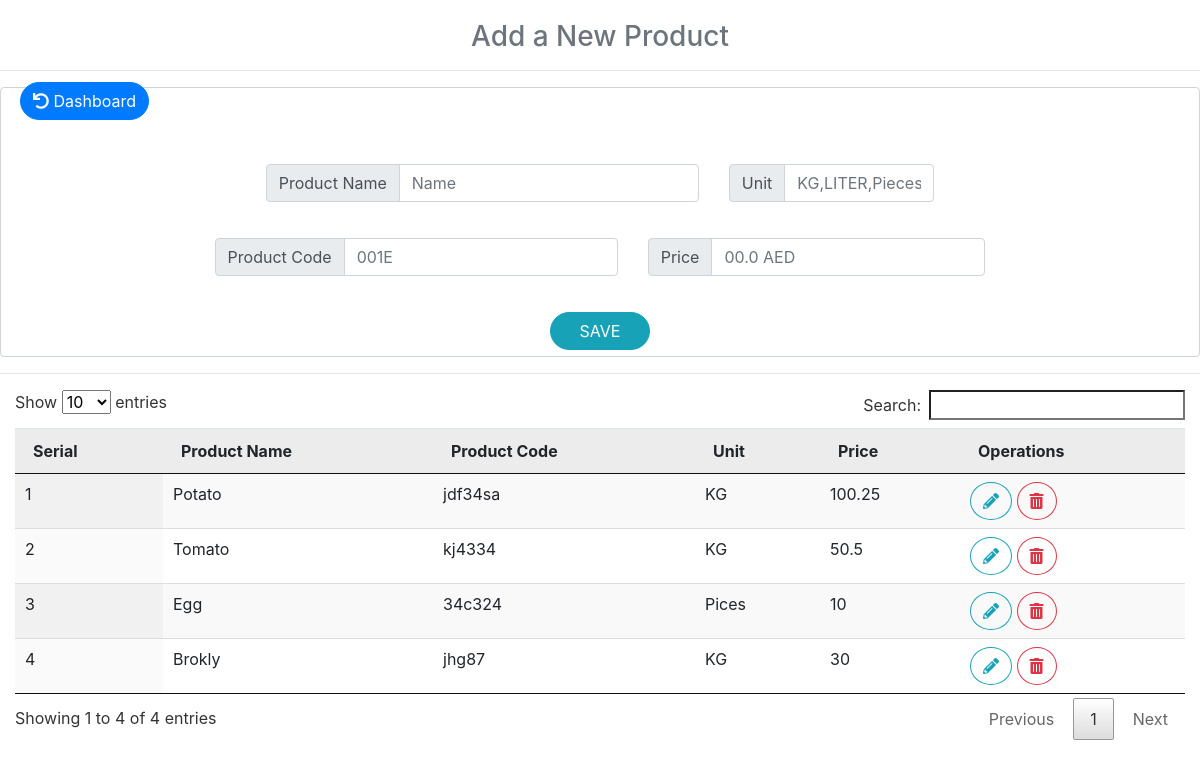
Screenshot of /view/product.php with the database file from the repository.
### tables this page shows
CREATE TABLE `product` (
  `id` int(11) NOT NULL,
  `product_name` varchar(30) NOT NULL,
  `Product_code` varchar(30) NOT NULL,
  `unit` varchar(10) NOT NULL,
  `price` varchar(30) NOT NULL
);

### model/database.php (called while the page is built, shortened)
<?php
class database{
     public function __construct(){
             $server = "localhost";
             $username = "root";
             $password = "";
             try {
                 $this->con = new PDO("mysql:host=$server;dbname=shop", $username, $password);
             }
             catch (PDOException $err) {
                 echo "Connection failed: " . $err->getMessage();
             }
}
}

### model/product.php (called while the page is built, shortened)
<?php
include_once "database.php";
class product
{
    public function all()
    {
        $db = new database();
        $sql = "SELECT * from product";
        $stmt = $db->con->prepare($sql);
        $stmt->execute();
        $rs=$stmt->fetchAll(PDO::FETCH_ASSOC);
        return $rs;
    }
}

### view/product.php (the view, shortened to what this page needs)
<!DOCTYPE html>
<html lang="en">
<head>
    <link rel="stylesheet" href="../resource/css/bootstrap.css">
    <link rel="stylesheet" href="../resource/css/bootstrap-grid.css">
    <link rel="stylesheet" href="../resource/css/datatable.min.css">
    <link rel="stylesheet" href="../resource/web-fonts-with-css/css/fontawesome-all.min.css">
</head>
<body>
<h3 class="text-muted text-center" style="margin-top:20px">Add a New Product</h3>
<a role="button" href="../index.php" class="btn btn-primary" style="margin: 20px;position: absolute"><i
            class="fa fa-undo"></i> Dashboard</a>
<hr>
<form action="../controller/product_ctrl.php" method="post" class="form-control">
    <div class="row justify-content-md-center" style="margin-top:70px ">
        <div class="input-group mb-3 col col-md-auto">
            <div class="input-group-prepend">
                <span class="input-group-text">Product Name</span>
            </div>
            <input id="pdct_name" name="pd_name" onchange="checkProductExist()" type="text" class="form-control"
                   aria-describedby="inputGroup-sizing-default" style="width: 300px" placeholder="Name" value=""
                   required>
        </div>
        <div class="input-group mb-3 col col-md-auto">
            <div class="input-group-prepend">
                <span class="input-group-text">Unit</span>
            </div>
            <input id="unit" name="unit" type="text" class="form-control" aria-describedby="inputGroup-sizing-default"
                   style="width: 150px" placeholder="KG,LITER,Pieces" required>
        </div>
    </div>
    <div class="row justify-content-md-center" style="margin-top:20px ">
        <div class="input-group mb-3 col col-md-auto">
            <div class="input-group-prepend">
                <span class="input-group-text">Product Code</span>
            </div>
            <input id="pd_code" name="pd_code" type="text" class="form-control"
                   aria-describedby="inputGroup-sizing-default" placeholder="001E" value="" required>
        </div>
        <div class="input-group mb-3 col col-md-auto">
            <div class="input-group-prepend">
                <span class="input-group-text">Price</span>
            </div>
            <input id="price" name="price" type="text" class="form-control" aria-describedby="inputGroup-sizing-default"
                   placeholder="00.0 AED">
        </div>
    </div>
    <div class="row justify-content-md-center" style="margin-top:20px ">
        <button id="save" type="submit" class="btn btn-info" style="width: 100px"> SAVE</button>
    </div>
</form>
<hr>
<div class="" style="margin: 15px">
    <table id="example" class="display table table-hover table-active " cellspacing="0" width="100%">
        <thead>
        <tr>
            <th>Serial</th>
            <th>Product Name</th>
            <th>Product Code</th>
            <th>Unit</th>
            <th>Price</th>
            <th>Operations</th>
        </tr>
        </thead>
        <tbody>
        <?php
        include_once "../model/product.php";
        $obj = new product();
        $all_data = $obj->all();
        $sl = 0;
        foreach ($all_data as $data) {
            $sl++;
            ?>
            <tr>
                <td><?php echo $sl ?></td>
                <td><?php echo $data['product_name'] ?></td>
                <td><?php echo $data['Product_code'] ?></td>
                <td><?php echo $data['unit'] ?></td>
                <td><?php echo $data['price'] ?></td>
                <td>
                    <button id="<?php echo $data['id'] ?>" onclick="update(this)" class="btn btn-outline-info" style="border-radius: 100%" data-toggle="modal"
                            data-target="#myModal"><i
                                class="fa fa-pencil-alt"></i>
                    </button>
                    <button onclick="getInfo(this)" class="btn btn-outline-danger" style="border-radius: 100%" data-toggle="modal"
                            data-target="#myModal_del"><i class="fa fa-trash-alt"></i>
                    </button>
                </td>
            </tr>
        <?php } ?>
        </tbody>
    </table>
</div>
</body>
</html>

### rows the page displays
product: product_name "Potato", Product_code "jdf34sa", unit "KG", price "100.25"
product: product_name "Tomato", Product_code "kj4334", unit "KG", price "50.5"
product: product_name "Egg", Product_code "34c324", unit "Pices", price "10"
product: product_name "Brokly", Product_code "jhg87", unit "KG", price "30"
